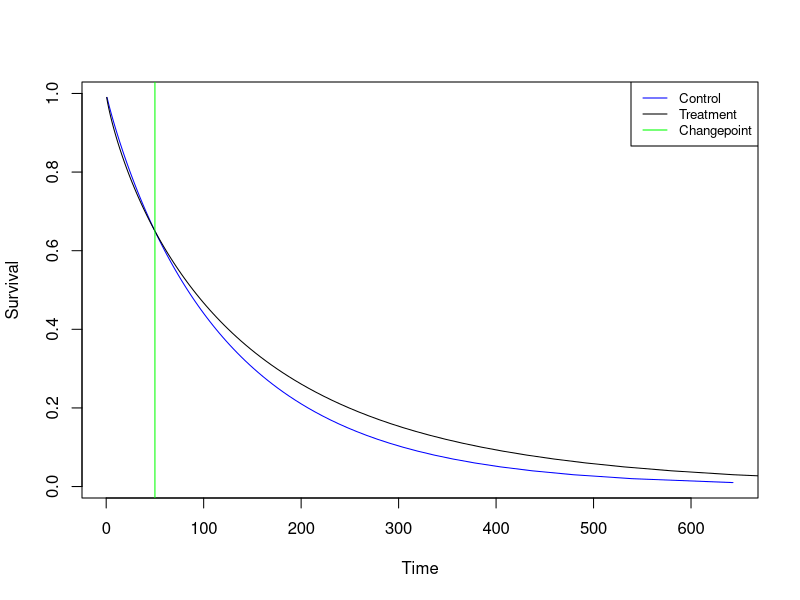
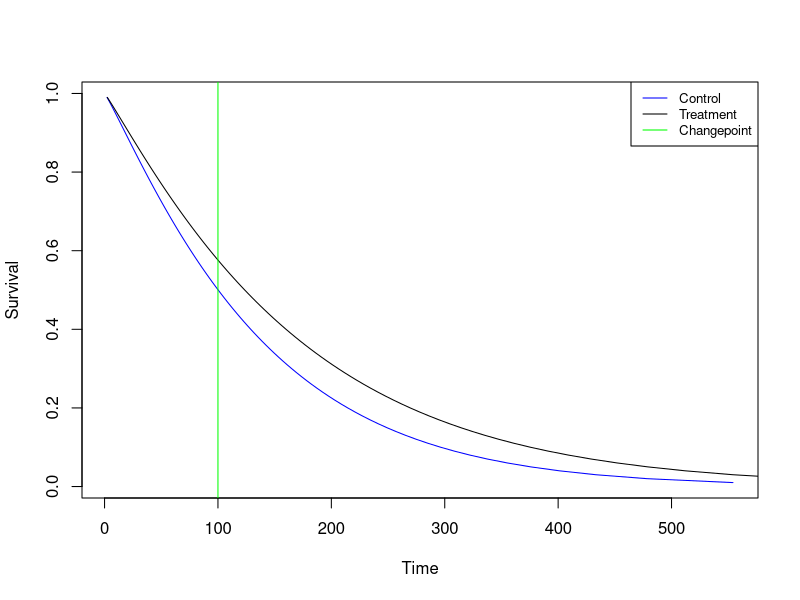
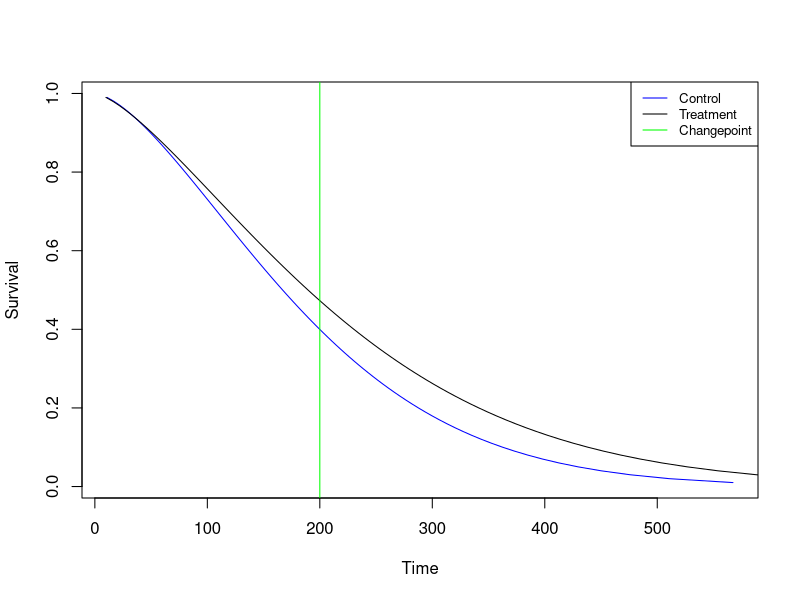
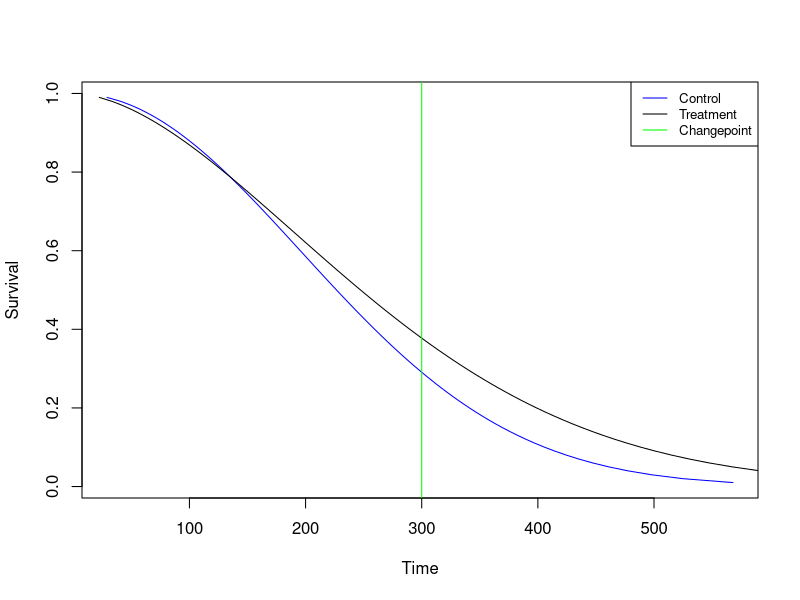
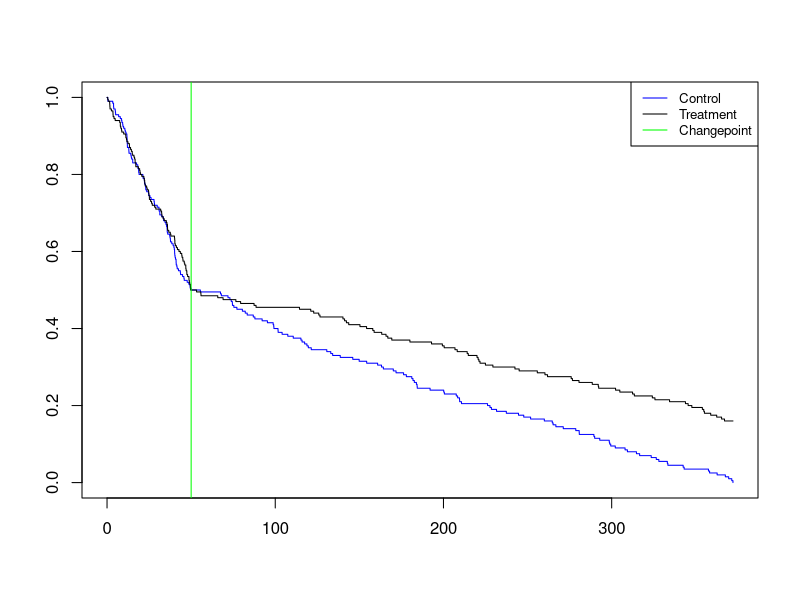
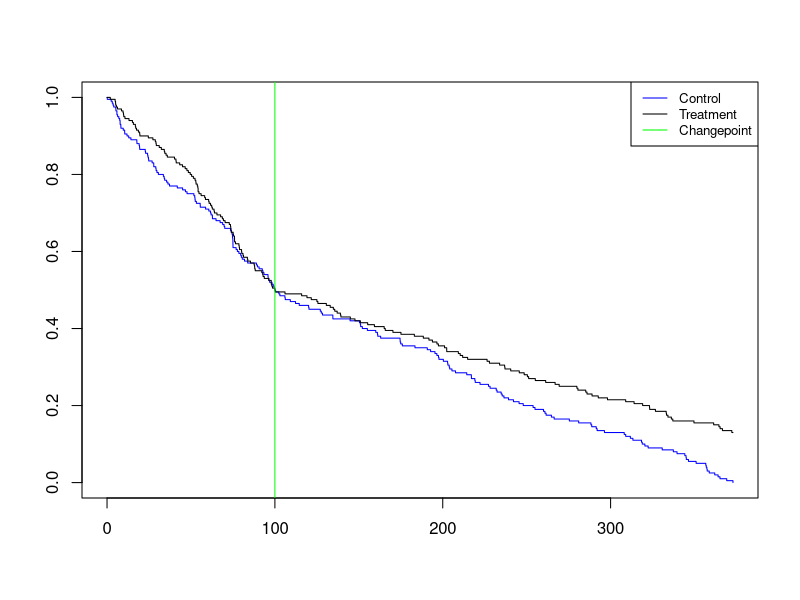
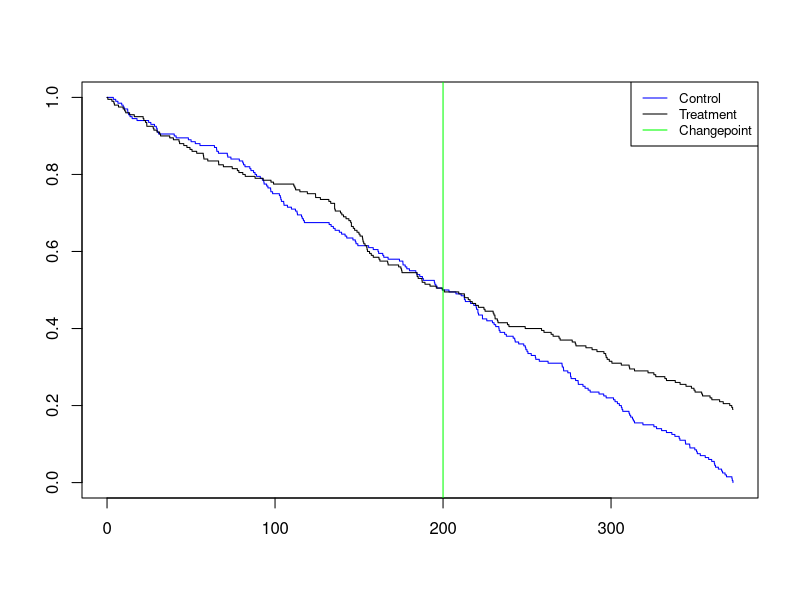
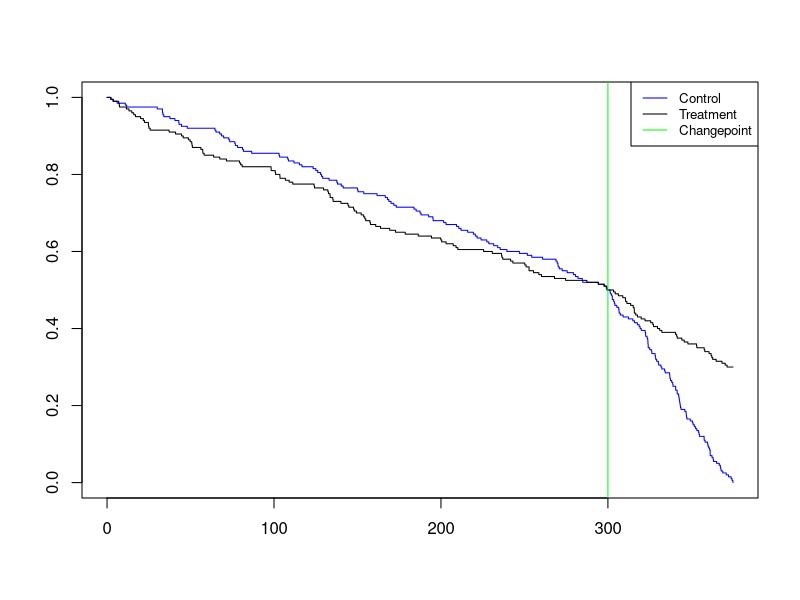

Reproduce these figures in R, in order. (Note: this script raises an error after producing the figures.)

library(survival)


#Looking at how well a Weibull distribution can model our problem;
#cp is changepoint (where the treatment starts to take effect),
#Max is the maximum time for a patient to survive on treatment
WeibullCP <- function(cp, max){
  #Generating data
  control <- data.frame(time = c(runif(100, 0, cp), runif(100, cp, 0.75*max)), cens = rep(1, 100))
  treatment <- data.frame(time = c(runif(100, 0, cp),runif(100, cp, max)), cens = rep(1, 100))
  
  #Fitting a weibull model to both control/treatment groups
  fitcontrol <- survreg(Surv(time, cens)~1, dist="weibull", data = control)
  fittreatment <- survreg(Surv(time, cens)~1, dist="weibull", data = treatment)
  
  #Plotting the distribtions found
  plot(x = predict(fitcontrol, type = "quantile", p = seq(0.01, 0.99, by=.01))[1,],
       y = rev(seq(0.01, 0.99, by = 0.01)), type="l", xlab="Time", ylab="Survival",
       col = "blue")
  
  lines(x = predict(fittreatment, type = "quantile", p = seq(0.01, 0.99, by=.01))[1,],
        y = rev(seq(0.01, 0.99, by = 0.01)),
        col = "black")
  
  abline(v = cp, col="green")
  
  legend("topright", legend=c("Control", "Treatment", "Changepoint"), col=c("blue", "black", "green"),
         cex=0.8, lty=1)
}


#We can try a range of values that cp and max might take

WeibullCP(50, 500)
WeibullCP(100, 500)
WeibullCP(200, 500)
WeibullCP(300, 500)

#We see that it does not seem to be flexible enough to deal with the issues we want: for the curves to track each other and then separate at the changepoint
#When the changepoint is low (1/5) of the maximum then it does an okay job
#But as the changepoint gets larger the curves do not capture the changepoint very well at all


#We can see how the Kaplan-Meier estimate compares, function is very similar
KMCP = function(cp, max){
  control = data.frame(time = c(runif(100, 0, cp), runif(100, cp, 0.75*max)), cens = rep(1, 100))
  treatment = data.frame(time = c(runif(100, 0, cp),runif(100, cp, max)), cens = rep(1, 100))

  fitc = survfit(Surv(time, cens)~1, data = control)
  fitt = survfit(Surv(time, cens)~1, data = treatment)

  plot(fitc, conf.int = F, col="blue")
  lines(fitt, conf.int = F)
  abline(v = cp, col="green")
  legend("topright", legend=c("Control", "Treatment", "Changepoint"), col=c("blue", "black", "green"),
       cex=0.8, lty=1)
}

#Same range of values

KMCP(50, 500)
KMCP(100, 500)
KMCP(200, 500)
KMCP(300, 500)

#Does such a better job, the separation is nearly always on the changepoint, no matter how large we make the changepoint



####Looking at piecewise distributions

GenerateData <- function(cp, max){
  control <- data.frame(time = c(runif(100, 0, cp), runif(100, cp, 0.75*max)), cens = rep(1, 100))
  treatment <- data.frame(time = c(runif(100, 0, cp),runif(100, cp, max)), cens = rep(1, 100))
  moxonidineData <- data.frame(time = c(control$time, treatment$time), cens = c(control$cens, treatment$cens), group = c(rep(1, 200), rep(2, 200)))
  return(moxonidineData)
}

moxonidineData = GenerateData(250, 500)

CPFunc <- function(moxonidineData){
  chivec = rep(NA, 491)
  for (i in 20:500){
    subset = moxonidineData[moxonidineData$time<i,]
    test = survdiff(Surv(time, cens) ~ group, subset)
    chivec[i] = test$chisq>qchisq(0.025, 1, lower.tail = F)
  }
  
  sigvec = rep(NA, 486)
  for (j in 21:490){
    if (chivec[j]&chivec[j+1]&chivec[j+2]){
      sigvec[j] = j
    }
  }
  sigvec = na.omit(sigvec)
  return(sigvec[1])
}

max = 500
cp = 150
outputvec = rep(NA, 10)
for (i in 1:10){
  outputvec[i] <- CPFunc(GenerateData(cp, max))
}

plot(outputvec)
outputvec


moxonidineData = GenerateData(150, 500)
fitc = survfit(Surv(time, cens)~group, data = moxonidineData)
plot(fitc, conf.int = F, col=c("blue", "red"))



#############################################################
#Go from here
#############################################################

library(survival)

par(mfrow=c(1,2))

GenerateData <- function(n, lambda){
  control <- data.frame(time = cumsum(rexp(n, 1)), cens = rep(1,n))
  treatment <- data.frame(time = c(cumsum(rexp(n/2,1)), (n/2)+cumsum(rexp(n/2, lambda))), cens=rep(1,n))
  moxonidineData <- data.frame(time = c(control$time, treatment$time), cens = c(control$cens, treatment$cens), group = c(rep(1, n), rep(2, n)))
  return(moxonidineData)
}

  moxonidineData <- GenerateData(200, 0.5)
  
  
  #Fit this data to a Kaplan-Meier estimate
  fitkm <- survfit(Surv(time, cens)~group, data = moxonidineData)
  plot(fitkm, conf.int = F, col=c("blue", "red"))
  abline(v = 100, col="green")
  
  
  #Fit a Weibull dist. to the control group 
  fitcontrol <- survreg(Surv(time, cens)~1, dist="weibull", data = moxonidineData[moxonidineData$group==1,])
  
  
  #Plot this Weibull dist. for the control group
  plot(x = predict(fitcontrol, type = "quantile", p = seq(0.01, 0.99, by=.01))[1,],
       y = rev(seq(0.01, 0.99, by = 0.01)), type="l", xlab="Time", ylab="Survival",
       col = "blue", xlim=c(0,max(moxonidineData)*1.1))
  
  
  
  #Find out where the predictions are less than our changepoint
  PredictControl <- predict(fitcontrol, type = "quantile", p = seq(0.01, 0.99, by=.01))[1,]
  for (i in 1:length(PredictControl)){
    if ((PredictControl[i]<100)==F){
      break
    }
  }
  
  probs <- seq(0.01, 0.01*i, by=.01)
  
  
  #The treatment line is the same as the control line up until the changepoint
  lines(x = predict(fitcontrol, type = "quantile", p =probs)[1,],
        y = rev(seq(1-0.01*length(probs), 0.99, by = 0.01)),
        col = "green")
  
  
  #Need to find the Weibull parameters that best fit the remaining treatment line
  #So need to extract the Kaplan-Meier estimates for the treatment group after changepoint
  
  TreatmentKMCP <- survfit(Surv(time, cens)~group, data = moxonidineData[moxonidineData$group==2,])
  TreatmentKMCPSurv <- summary(TreatmentKMCP)$surv[101:200]
  TreatmentKMCPTime <- summary(TreatmentKMCP)$time[101:200]
  
  fitcontrol <- survreg(Surv(time, cens)~1, dist="weibull", data = moxonidineData[moxonidineData$group==1,])
  
  PredictControl <- predict(fitcontrol, type = "quantile", p = seq(0.01, 0.99, by=.01))[1,]
  for (i in 1:length(PredictControl)){
    if ((PredictControl[i]<100)==F){
      break
    }
  }
  
  probs <- seq(0.01, 0.01*i, by=.01)
  
  lambda = 0.5
  scale = (100+(100/lambda))*1.1
  ##Use optim instead here!
  
  
  LQFunc <- function(params){
    x = 100:floor(max(TreatmentKMCPTime))
    y = dweibull(x, shape=params[1], scale=scale)
    z = cumsum(y)
    
    diffsum = 0
    for (i in 1:length(x)){
      diffsum = diffsum + ((summary(TreatmentKMCP, times=x[i])$surv)-(1-z[i]-max(probs)))^2
    }
    return(diffsum)
  }
  
  optim1 <- optim(par=c(2.8), fn = LQFunc, method = "Brent", lower=1, upper=5)
  
  
  x = 100:floor(max(TreatmentKMCPTime))
  y = dweibull(x, shape = optim1$par[1], scale = optim1$par[2])
  z = cumsum(y)
  lines(x, 1-z-max(probs), col="green")
  
  optim1$par[1]
  optim1$par[2]






MyFunc <- function(lambda){
  moxonidineData <- GenerateData(200, lambda)
  TreatmentKMCP <- survfit(Surv(time, cens)~group, data = moxonidineData[moxonidineData$group==2,])
  TreatmentKMCPSurv <- summary(TreatmentKMCP)$surv[101:200]
  TreatmentKMCPTime <- summary(TreatmentKMCP)$time[101:200]
  LQFunc <- function(params){
    x = 100:floor(max(TreatmentKMCPTime))
    y = dweibull(x, shape=params[1], scale=params[2])
    z = cumsum(y)
    
    diffsum = 0
    for (i in 1:length(x)){
      diffsum = diffsum + ((summary(TreatmentKMCP, times=x[i])$surv)-(1-z[i]-max(probs)))^2
    }
    return(diffsum)
  }
  
  optim1 <- optim(par=c(2.9, 300), fn = LQFunc)
  return(list(shape = optim1$par[1], scale = optim1$par[2]))
}

shapevec = rep(NA, 10)
scalevec = rep(NA, 10)
for (i in 1:10){
  x = MyFunc()
  shapevec[i] = x$shape
  scalevec[i] = x$scale
}

plot(shapevec)
plot(scalevec)
plot(scalevec/shapevec)

mean(shapevec)
mean(scalevec)
mean(scalevec/shapevec)


lambda = seq(0.25, 0.75, by=0.125)
shape = c(2.11, 2.58, 2.76, 2.77, 3.46)
scale = c(608, 450, 343, 302, 258)
sos = c(294, 184, 128, 112, 77)

plot(lambda, sos)
